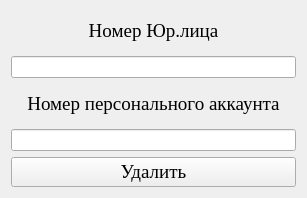
<?xml version="1.0" encoding="UTF-8"?>
<ui version="4.0">
 <class>delur</class>
 <widget class="QWidget" name="delur">
  <property name="geometry">
   <rect>
    <x>0</x>
    <y>0</y>
    <width>307</width>
    <height>198</height>
   </rect>
  </property>
  <property name="windowTitle">
   <string>Form</string>
  </property>
  <layout class="QVBoxLayout" name="verticalLayout">
   <item>
    <widget class="QLabel" name="label">
     <property name="font">
      <font>
       <family>Times New Roman</family>
       <pointsize>14</pointsize>
      </font>
     </property>
     <property name="text">
      <string>Номер Юр.лица</string>
     </property>
     <property name="alignment">
      <set>Qt::AlignCenter</set>
     </property>
    </widget>
   </item>
   <item>
    <widget class="QLineEdit" name="lineEdit"/>
   </item>
   <item>
    <widget class="QLabel" name="label_3">
     <property name="font">
      <font>
       <family>Times New Roman</family>
       <pointsize>14</pointsize>
      </font>
     </property>
     <property name="text">
      <string>Номер персонального аккаунта</string>
     </property>
     <property name="alignment">
      <set>Qt::AlignCenter</set>
     </property>
    </widget>
   </item>
   <item>
    <widget class="QLineEdit" name="lineEdit_3"/>
   </item>
   <item>
    <widget class="QPushButton" name="pushButton">
     <property name="font">
      <font>
       <family>Times New Roman</family>
       <pointsize>14</pointsize>
      </font>
     </property>
     <property name="text">
      <string>Удалить</string>
     </property>
    </widget>
   </item>
  </layout>
 </widget>
 <resources/>
 <connections/>
</ui>
